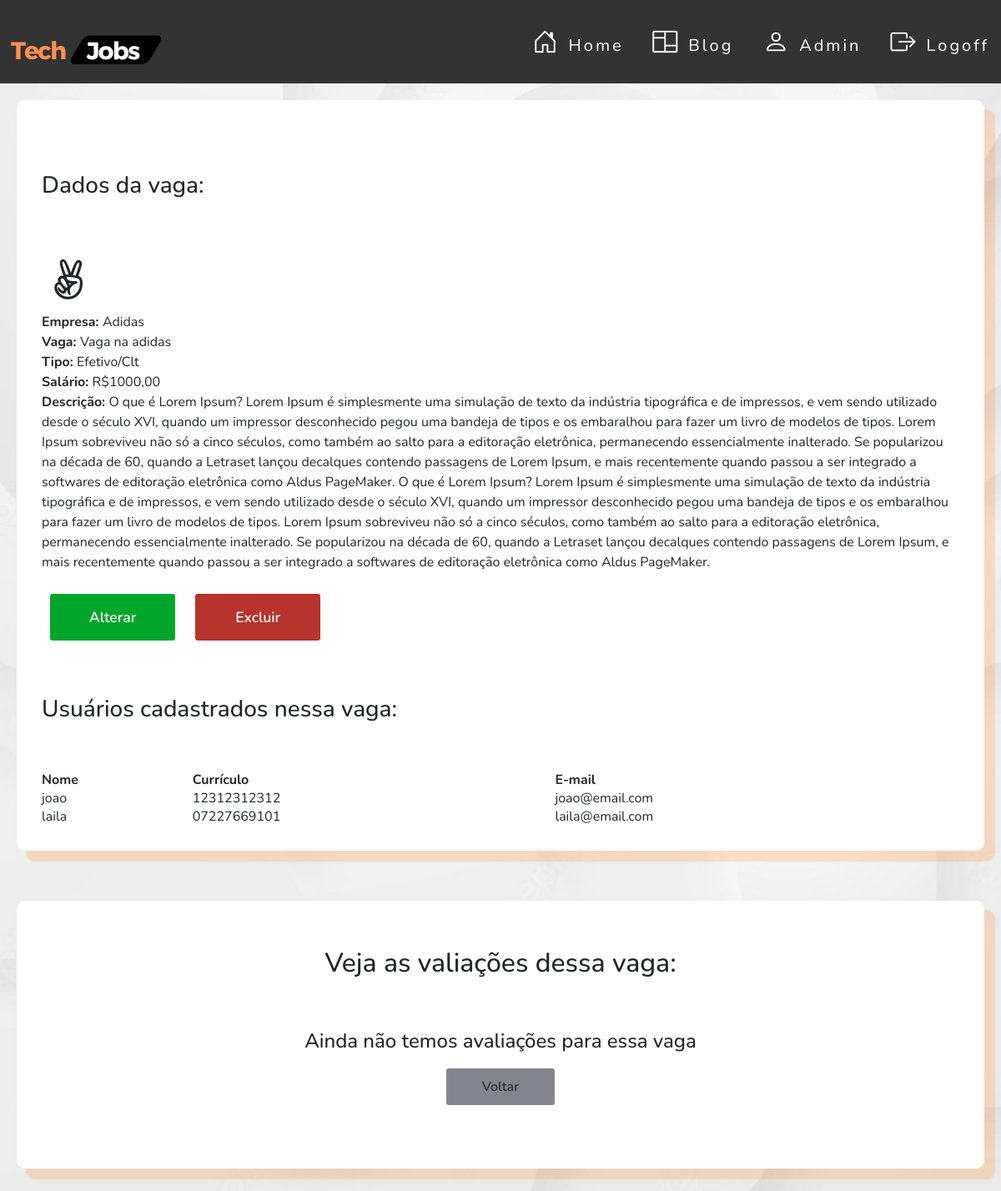
/vaga/candidatar.php?id=15 (signed in), run on an earlier commit of the app's database.
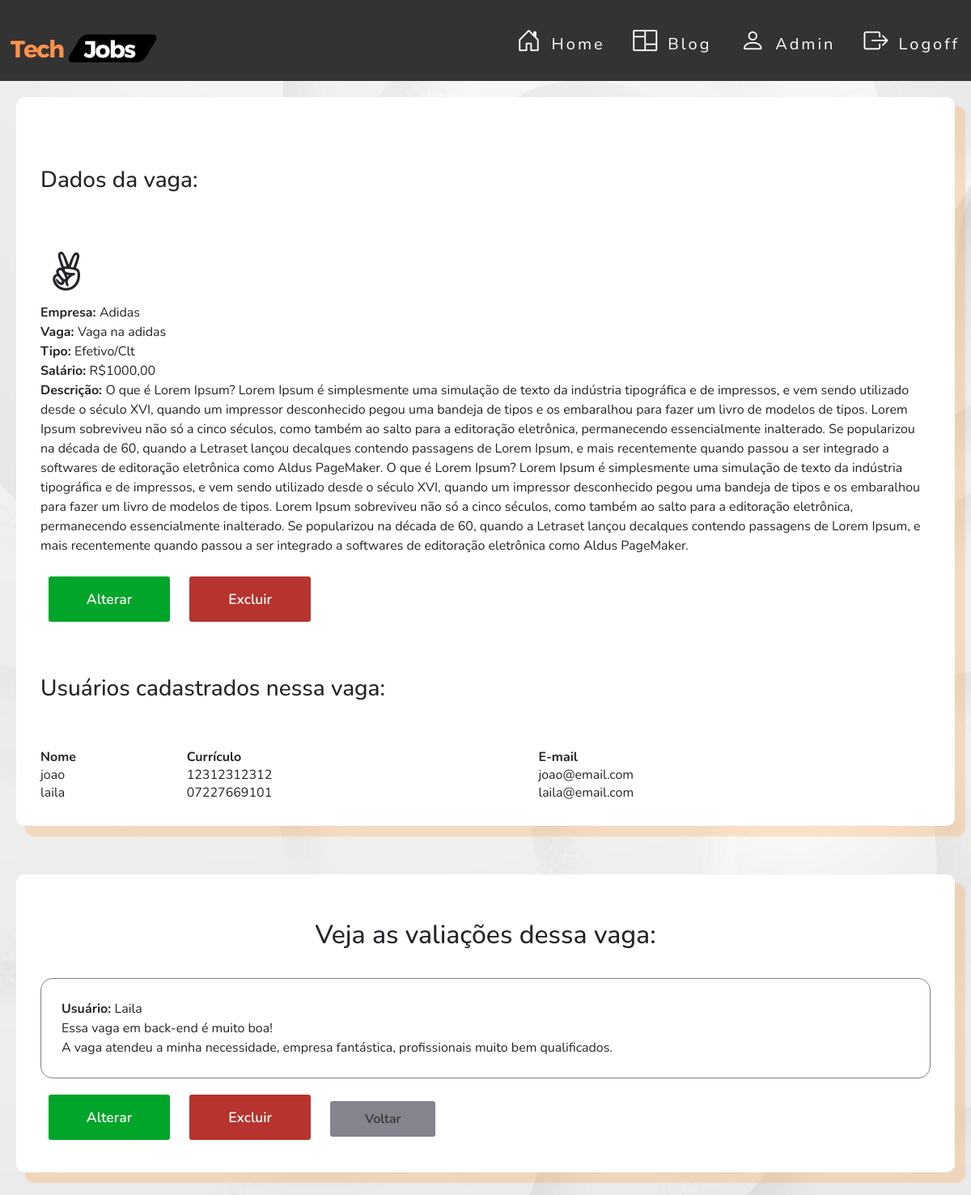
And on a later commit of the database.
### tables this page shows
CREATE TABLE `usuario_has_vaga` (
  `usuario_id` int DEFAULT NULL,
  `vaga_id` int DEFAULT NULL
);

CREATE TABLE `usuario` (
  `id` int NOT NULL,
  `nome` varchar(40) DEFAULT NULL,
  `razao_social` varchar(50) DEFAULT NULL,
  `cpf` varchar(20) DEFAULT NULL,
  `cnpj` varchar(18) DEFAULT NULL,
  `senha` varchar(50) DEFAULT NULL,
  `email` varchar(50) NOT NULL,
  `sexo` varchar(20) DEFAULT NULL,
  `ddi` varchar(6) DEFAULT NULL,
  `ddd` varchar(20) DEFAULT NULL,
  `numero` varchar(17) DEFAULT NULL,
  `cep` varchar(15) DEFAULT NULL,
  `cidade` varchar(30) DEFAULT NULL,
  `logradouro` varchar(10) DEFAULT NULL,
  `bairro` varchar(30) DEFAULT NULL,
  `lote` varchar(10) DEFAULT NULL,
  `rua` varchar(30) DEFAULT NULL,
  `complemento` varchar(20) DEFAULT NULL,
  `curriculo` varchar(100) NOT NULL,
  `perfil_id` int DEFAULT NULL
);

CREATE TABLE `avaliacao` (
  `id` int NOT NULL,
  `nome` varchar(50) NOT NULL,
  `feedback` varchar(255) NOT NULL,
  `usuario_id` int DEFAULT NULL,
  `vaga_id` int DEFAULT NULL
);

### src/database/conexao.php (called while the page is built)
<?php
class Conexao
{
    public static function getConexao()
    {
        try {
            return new PDO("mysql:host=127.0.0.1;dbname=techjobsdb", "root", "");
        } catch (\PDOException $e) {
            echo 'Error ao conectar com banco de dados. ' . $e->getMessage();
            return null;
        }
    }
}

### src/dao/usuario_has_vagadao.php (called while the page is built, shortened)
<?php
include_once __DIR__ . '/../database/conexao.php';
class  Usuario_has_vagaDAO
{
    private $dbh;
    public function __construct()
    {
        $this->dbh = Conexao::getConexao();
    }
    public function getAllUsuarios( $usuario_id,  int $vaga_id)
    {
        $query = "SELECT distinct(usuario_id) as usuario_candidatado, nome, cpf, email, vaga_id
                     FROM usuario_has_vaga
                         INNER JOIN usuario ON usuario_has_vaga.usuario_id = usuario.id
                             WHERE   vaga_id = :vaga_id";
        $stmt = $this->dbh->prepare($query);
        $stmt->bindParam(":vaga_id", $vaga_id);
        $stmt->execute();
        $rows = $stmt->fetchAll();
        $this->dbh = null;
        return $rows;
    }
}

### src/dao/vagadao.php (called while the page is built, shortened)
<?php
include_once __DIR__ . '/../database/conexao.php';
class VagaDAO
{
    private $dbh;
    public function __construct()
    {
        $this->dbh = Conexao::getConexao();
    }
    public function getById(int $id)
    {
        $query = "SELECT * FROM vaga WHERE id = :id;";
        $stmt = $this->dbh->prepare($query);
        $stmt->bindParam(":id", $id);
        $stmt->execute();
        $row = $stmt->fetch(PDO::FETCH_BOTH);
        $this->dbh = null;
        return $row;
    }
    public function getUsuario($id, $usuario_id)
    {
        $query = "SELECT vaga.id, vaga.usuario_id
                FROM vaga
                INNER JOIN usuario
                ON vaga.id=usuario.nome;";
        $stmt = $this->dbh->query($query);
        $row = $stmt->fetch();
        $this->dbh = null;
        return $row;
    }
}

### src/dao/avaliacaodao.php (called while the page is built, shortened)
<?php
include_once __DIR__ . '/../database/conexao.php';
class  AvaliacaoDAO
{
    private $dbh;
    public function __construct()
    {
        $this->dbh = Conexao::getConexao();
    }
    public function getById(int $vaga_id)
    {
        $query = "SELECT *, avaliacao.id as avaliacao_id ,avaliacao.nome as titulo FROM avaliacao INNER JOIN usuario u on avaliacao.usuario_id = u.id WHERE vaga_id = :vaga_id";
        $stmt = $this->dbh->prepare($query);
        $stmt->bindParam(":vaga_id", $vaga_id);
        $stmt->execute();
        $rows = $stmt->fetchAll();
        $this->dbh = null;
        return $rows;
    }
}

### vaga/candidatar.php (the view, shortened to what the changed rows need)
<?php
require_once __DIR__ . '/../src/dao/vagadao.php';
require_once __DIR__ . '/../src/dao/avaliacaodao.php';
require_once __DIR__ . '/../auth/permissoes.php';
require_once __DIR__ . '/../src/dao/vagadao.php';
require_once __DIR__ . '/../src/dao/usuario_has_vagadao.php';
$vaga_id = filter_input(INPUT_GET, 'id', FILTER_SANITIZE_SPECIAL_CHARS);
$dao = new VagaDAO();
$vaga = $dao->getById($vaga_id);
if (isset($_SESSION['usuario'])) {
    require_once __DIR__ . '/../layouts/headerlogin.php';
} else {
    require_once __DIR__ . '/../layouts/headerHome.php';
}
?>
    <link rel="stylesheet" href="https://maxcdn.bootstrapcdn.com/bootstrap/4.0.0/css/bootstrap.min.css"
>
    <link rel="stylesheet" href="https://cdn.jsdelivr.net/npm/bootstrap-icons@1.11.1/font/bootstrap-icons.css">
    <link rel="stylesheet" href="../assets/css/style.css">
    <link rel="stylesheet" href="../assets/css/button.css">
    <link rel="stylesheet" href="https://cdn.jsdelivr.net/npm/bootstrap-icons@1.11.1/font/bootstrap-icons.css">
<?php if ($perfil_id == 2) { ?>
    <section class="main-blog">
        <div class="main-blog-content1">
            <article>
                <div class="py-3 text-center" style="margin: 40px auto">
                    <h2>Dados da vaga:</h2>
                </div>
                <div class="icon"><i class="fa fa-3x fa-angellist"></i></div>
                <div class="content" title="<?= $vaga[3] ?>">
                    <?php
                    $empresa_id = $vaga['usuario_id'];
                    $dao = new UsuarioDAO();
                    $usuario = $dao->getById($empresa_id);
                    ?>
                    <?php echo '<strong>Empresa: </strong>' . $usuario[1] ?><br>
                    <?php echo '<strong>Vaga: </strong>' . $vaga[1] ?><br>
                    <p>
                        <?php echo '<strong>Tipo: </strong> ' . $vaga[2] ?><br>
                        <?php echo '<strong>Salário: </strong> ' . $vaga[4] ?><br>
                        <?php echo '<strong>Descrição: </strong> ' . $vaga[3] ?>
                    </p>
                </div>
            </article>
            <article>
                <div class="py-3 text-center" style="margin: 50px auto">
                    <h2>Confirma seu e-mail e envie seu currículo: </h2>
                </div>
                <div class="content">
                    <div class="container">
                        <div class="row">
                            <div class="col-md-12">
                                <div class="card-body font-weight-bold">
                                    <form action="candidatar_save.php?id=<?= $vaga['id'] ?>&acao=enviar"
                                          enctype="multipart/form-data" method="POST">
                                        <div class="form-group">
                                            <label for="para">E-mail</label>
                                            <input name="para" type="email" class="form-control" id="para"
                                                   placeholder="***@email.com">
                                            <?php if (isset($_GET['candidatar']) && $_GET['candidatar'] == 'erro3') { ?>
                                                <div style="color: darkred; font-size: 1.2rem"> E-mail inválido
                                                </div>
                                            <?php } ?>
                                        </div>
                                        <div class="form-group">
                                            <label for="arquivo">Enviar currículo</label>
                                            <input accept="application/pdf" name="arquivo" type="file"
                                                   class="form-control" id="arquivo">
                                        </div>
                                        <?php if (isset($_GET['candidatar']) && $_GET['candidatar'] == 'erro2') { ?>
                                            <div style="color: darkred; font-size: 1.2rem"> Você já participa dessa vaga
                                            </div>
                                        <?php } ?>
                                        <?php if (isset($_GET['candidatar']) && $_GET['candidatar'] == 'sucesso') { ?>
                                            <div style="color: lightgreen; font-size: 1.2rem"> Você se candidatou nessa
                                                vaga, espere ser chamado!
                                            </div>
                                        <?php } ?>
                                        <div class="update-group-btns">
                                            <button type="submit" class="btn btn-primary btn-orange ">Confirmar
                                            </button>
                                            <a href="../view/home.php">
                                                <button type="button" class="btn btn-primary btn-lg ">
                                                    Voltar
                                                </button>
                                            </a>
                                        </div>
                                    </form>
                                </div>
                            </div>
                        </div>
                    </div>
            </article>
            <article>
                <div class="py-3 text-center" style="margin: 10px auto">
                    <h2>Veja as valiações dessa vaga:</h2>
                </div>
                <?php
                $dao = new AvaliacaoDAO();
                $avaliacoes = $dao->getById($vaga_id);
                $quantidadeAvaliacoes = count($avaliacoes);
                if (!count($avaliacoes)) { ?>
                    <div class="py-3 text-center" style="margin: 20px auto">
                        <h4>Ainda não temos avaliações para essa vaga, dê seu feedback</h4>
                        <a href="../vaga/avaliar.php?id=<?= $vaga['id'] ?>">
                            <button type="submit" class=" btn-orange">Avaliar
                            </button>
                        </a>
                    </div>
                    <?php return null;
                }
                foreach ($avaliacoes
                         as $avaliacao) { ?>
                    <div class="content avaliacao-content" title="<?= $avaliacao[1] ?>">
                        <strong>Usuário: </strong><?php echo ucfirst($avaliacao['nome']) ?><br>
                        <?php echo $avaliacao['titulo'] ?><br>
                        <?php echo $avaliacao['feedback'] ?><br>
                    <?php
                    if ($id == $avaliacao['usuario_id']) { ?>
                        <a class="btn" style="background-color: rgb(243, 156, 95);" href="avaliar_edit.php?id=<?= $avaliacao['avaliacao_id']; ?>">Alterar</a>
                        <a class="btn" href="avaliar_delete.php?id=<?= $avaliacao['avaliacao_id']; ?>"
                           onclick="return confirm('Deseja confirmar a operação?');">Excluir</a>
                    <?php }
                } ?>
                    </div>
                <div class="py-3 text-center" style="margin: 20px auto">
                    <h4>Dê seu feedback</h4>
                    <a href="../vaga/avaliar.php?id=<?= $vaga['id'] ?>">
                        <button type="submit" class=" btn-orange">Avaliar
                        </button>
                    </a>
                </div>
            </article>
        </div>
    </section>
<?php } else
    if ($perfil_id == 1 || 3) {
        ?>
        <section class="main-blog">
            <div class="main-blog-content1">
                <article>
                    <section>
                        <table id="example" class="display" style="width:100%;">
                            <thead>
                            <tr>
                                <th>Nome</th>
                                <th>Currículo</th>
                                <th>E-mail</th>
                            </tr>
                            </thead>
                            <tbody>
                            <?php
                            $dao = new Usuario_has_vagaDAO();
                            $usuarios = $dao->getAllUsuarios('$usuario_id', $vaga_id);
                            foreach ($usuarios as $usuario) {
                                echo "<tr>";
                                echo "<td>" . $usuario[1] . "</td>";
                                echo "<td>" . $usuario[2] . "</td>";
                                echo "<td>" . $usuario[3] . "</td>";
                                echo "</tr>";
                            }
                            ?>
                            </tbody>
                        </table>
                    </section>
                </article>
                <article>
                    <div class="py-3 text-center" style="margin: 10px auto">
                        <h2>Veja as valiações dessa vaga:</h2>
                    </div>
                    <?php
                    $dao = new AvaliacaoDAO();
                    $avaliacoes = $dao->getById($vaga_id);
                    if (!count($avaliacoes)) { ?>
                        <div class="py-3 text-center" style="margin: 20px auto">
                            <h4>Ainda não temos avaliações para essa vaga</h4>
                            <a href="../">
                                <button type="submit" class=" btn">Voltar</button>
                            </a>
                        </div>
                        <?php return null;
                    }
                    foreach ($avaliacoes
                             as $avaliacao) { ?>
                        <div class="content avaliacao-content" title="<?= $avaliacao[1] ?>">
                            <strong>Usuário: </strong><?php echo ucfirst($avaliacao['nome']) ?><br>
                            <?php echo $avaliacao['titulo'] ?><br>
                            <?php echo $avaliacao['feedback'] ?><br>
                        </div>
                        <a class="btnalterar" href="avaliar_edit.php?id=<?= $avaliacao['avaliacao_id']; ?>">Alterar</a>
                        <a class="btnexcluir" href="avaliar_delete.php?id=<?= $avaliacao['avaliacao_id']; ?>"
                           onclick="return confirm('Deseja confirmar a operação?');">Excluir</a>
                        <a href="../">
                            <button type="submit" class=" btn">Voltar</button>
                        </a>
                    <?php } ?>
                </article>
            </div>
        </section>
    <?php } ?>

What changed in the data, as far as the page shows it:
added avaliacao: usuario.nome "Laila", nome "Essa vaga em back-end é muito boa!", feedback "A vaga atendeu a minha necessidade, empresa fantástica, profissionais muito bem qualificados."
Also different on the page:
text no longer shown: "Ainda não temos avaliações para essa vaga Voltar"
